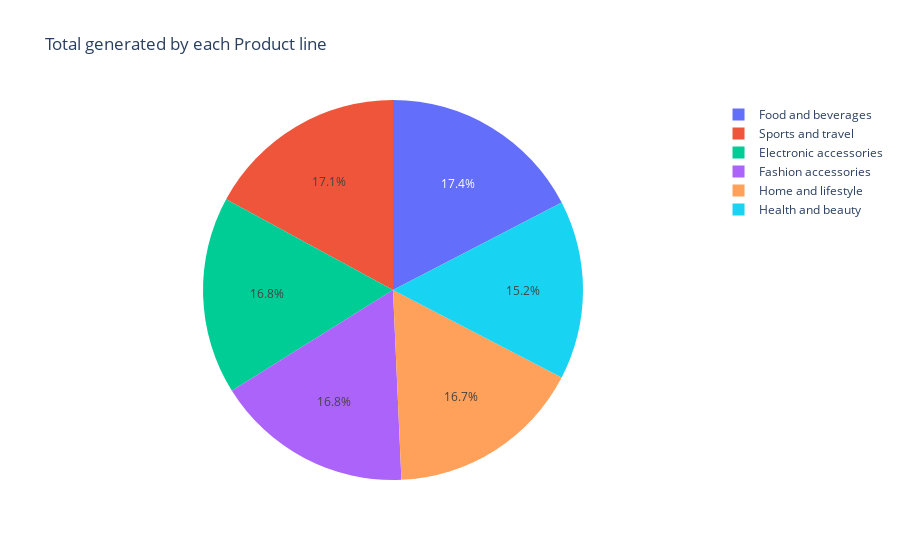

Notebook code for this chart:
### Code cell
fig= px.pie(df,values='Total',names='Product line',title='Total generated by each Product line')
fig.show()

### Figure 1 — Plotly figure (JSON) as saved in the notebook; plotly's stock layout.template omitted (floating-point values rounded to 4 significant figures; data arrays with more than 128 entries replaced by an {"elided": "..."} marker saying what was removed)
{"data": [{"domain": {"x": [0, 1], "y": [0, 1]}, "hovertemplate": "Product line=%{label}<br>Total=%{value}<extra></extra>", "labels": {"elided": "1000 str values"}, "legendgroup": "", "name": "", "showlegend": true, "type": "pie", "values": {"elided": "1000 float values"}}], "layout": {"legend": {"tracegroupgap": 0}, "title": {"text": "Total generated by each Product line"}}}
